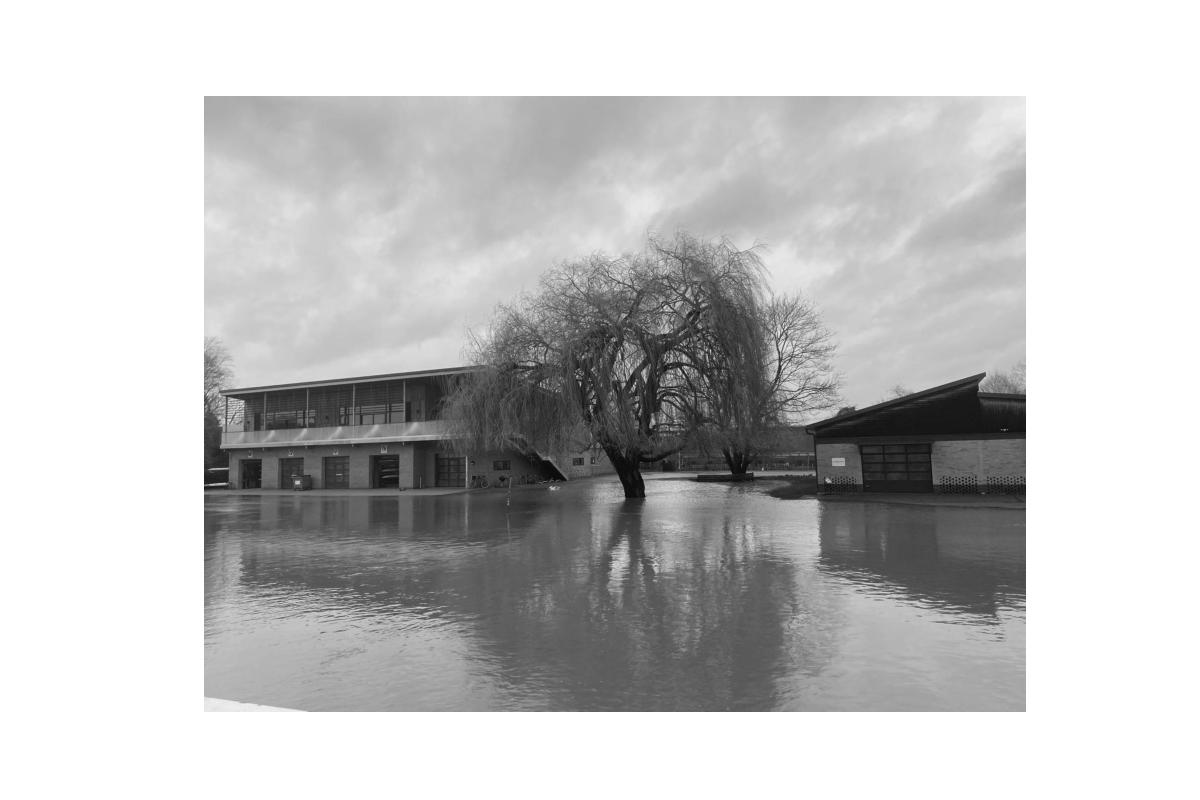
#> input picture data/river_side.jpeg, 1200 x 800 px
$ jupyter execute playground_q2c.ipynb
#> lines starting #> are read from the running program, lines starting #| are printed output that depends on the picture; after the words box and inside, x2 and y2 are one past the last pixel; in counts of white or black regions, pixels touching at a corner belong together
[cell 1]
# Open river_side.jpeg
from skimage import io
import matplotlib.pyplot as plt
import pywt
import numpy as np
from icecream import ic

# Imported helper funcs
def unstack_coeffs(Wim):
        L1, L2  = np.hsplit(Wim, 2)
        LL, HL = np.vsplit(L1, 2)
        LH, HH = np.vsplit(L2, 2)
        return LL, [LH, HL, HH]

def coeffs2img(LL, coeffs):
    LH, HL, HH = coeffs
    ic(LH.shape, HL.shape, HH.shape)
    return np.vstack((np.hstack((LL, LH)), np.hstack((HL, HH))))

def img2coeffs(Wim, levels=4):
    LL, c = unstack_coeffs(Wim)
    coeffs = [c]
    for i in range(levels-1):
        LL, c = unstack_coeffs(LL)
        coeffs.insert(0,c)
    coeffs.insert(0, LL)
    return coeffs

def dwt2(im):
    coeffs = pywt.wavedec2(im, wavelet='db4', mode='per', level=4)
    Wim, rest = coeffs[0], coeffs[1:]
    for levels in rest:
        Wim = coeffs2img(Wim, levels)
    return Wim

def idwt2(Wim):
    coeffs = img2coeffs(Wim, levels=4)
    return pywt.waverec2(coeffs, wavelet='db4', mode='per')

[cell 2]
# Read the image.
img = io.imread('data/river_side.jpeg')
#> img is the input picture: shape (800, 1200, 3); min 0, max 255, mean 195.9

# Convert RGB to gray scale.
img_gray = np.mean(img, axis=2)


# Apply DWT using the Daubechies wavelet 4 and 4 levels of decomposition.
Wim = dwt2(img_gray)
#> in dwt2, `coeffs = pywt.wavedec2(im, wavelet='db4', mode='per', level=4)`: coeffs = 5 items
#> the loop in dwt2, `for levels in rest:` made 4 passes
#> after the loop in dwt2, `for levels in rest:`:
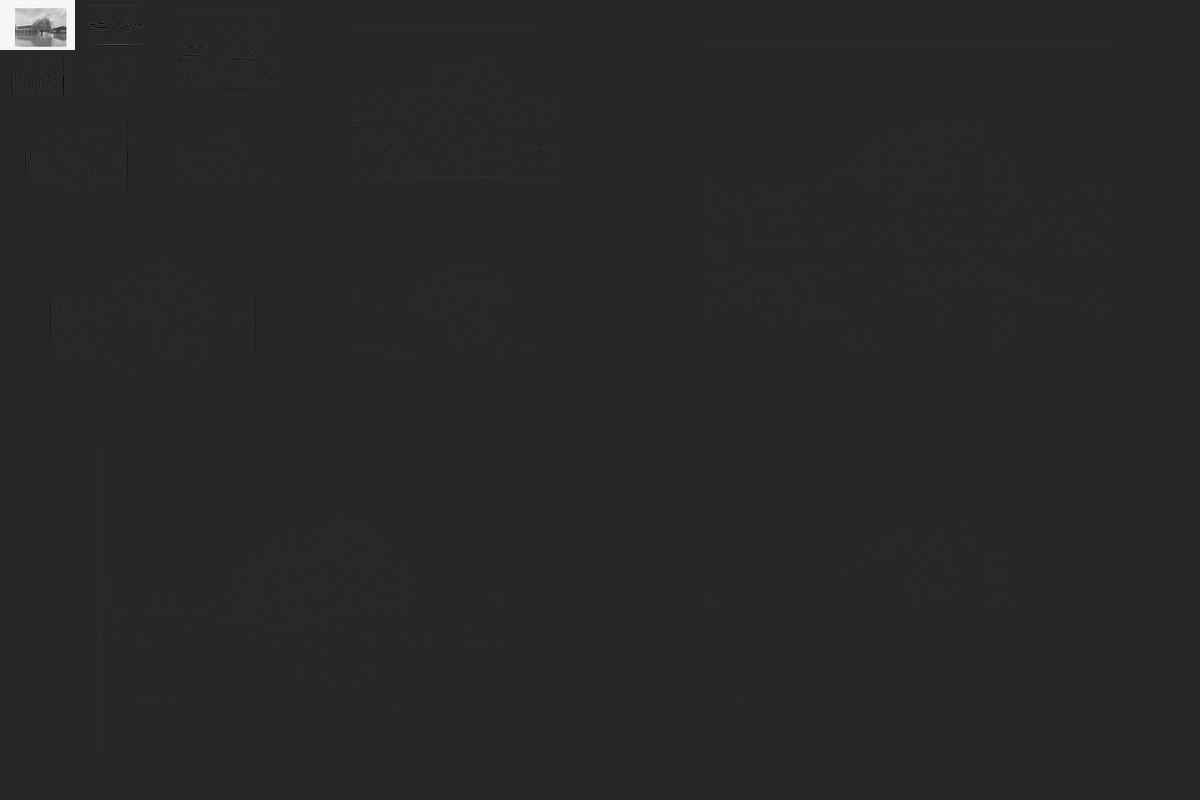
#> Wim: shape (800, 1200) float64; min -785.6, max 4254.4, mean 12.2; drawn with min black and max white

# Display the wavelet coefficients.
plt.figure()
plt.imshow(Wim, cmap='gray')
plt.axis('off')
plt.show()

# Threshold to view the largest 15% of the coefficients.
Wim_abs = np.abs(Wim)
Wim_threshold = np.abs(Wim) > np.percentile(Wim_abs, 85)
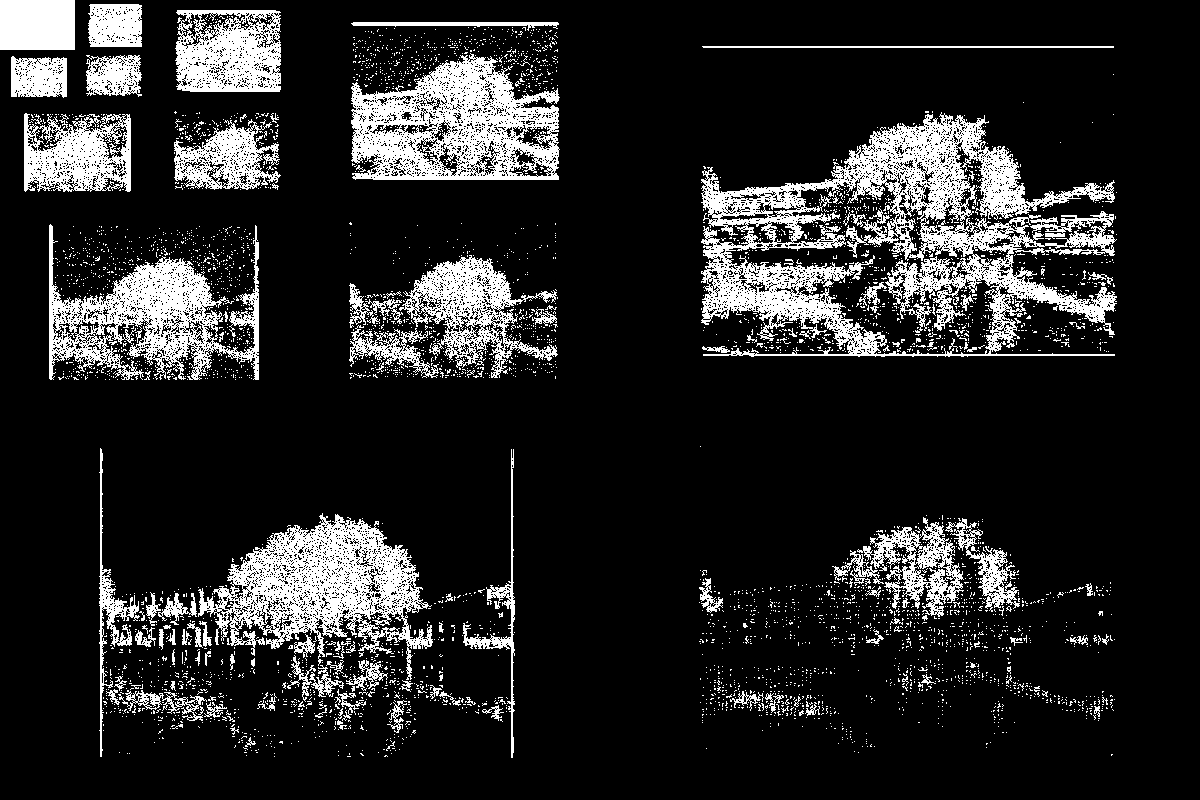
#> Wim_threshold: shape (800, 1200) bool; 15% white; 4318 white regions (4188 under 20 px), largest, box (x1, y1, x2, y2) and area: (701, 112, 1117, 357) 36559, (198, 513, 433, 680) 15853, (351, 53, 560, 180) 15469

plt.figure()
plt.imshow(Wim_threshold, cmap='gray')
plt.axis('off')
plt.show()

[cell 3]
# Apply inverse DWT to reconstruct the image.
img_reconstructed = idwt2(Wim)
#> in unstack_coeffs, `L1, L2  = np.hsplit(Wim, 2)`:
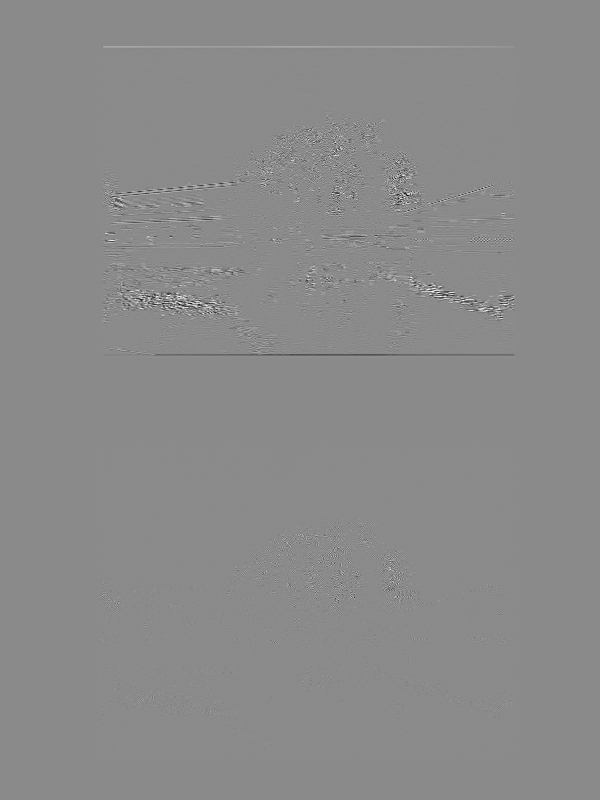
#> L2: shape (800, 600) float64; min -128.5, max 107.5, mean 0; drawn with min black and max white
#> in unstack_coeffs, `LH, HH = np.vsplit(L2, 2)`:
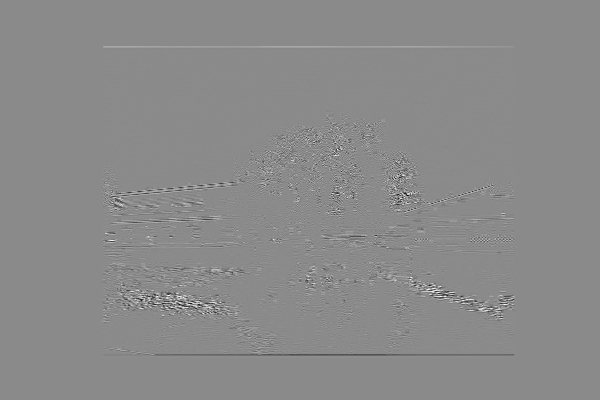
#> LH: shape (400, 600) float64; min -128.5, max 107.5, mean 0; drawn with min black and max white
#> in img2coeffs, `LL, c = unstack_coeffs(Wim)`: c = 3 items
#> the loop in img2coeffs, `for i in range(levels-1):` made 3 passes
#> pass 1, in unstack_coeffs (call 2), `L1, L2  = np.hsplit(Wim, 2)`:
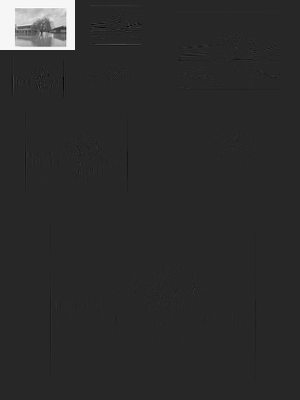
#> L1: shape (400, 300) float64; min -785.6, max 4254.4, mean 97.5; drawn with min black and max white
#> pass 1, in unstack_coeffs (call 2), `L1, L2  = np.hsplit(Wim, 2)`:
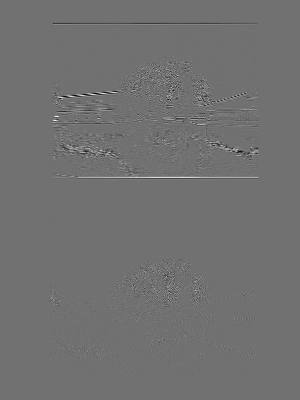
#> L2: shape (400, 300) float64; min -208.3, max 260, mean 0.1; drawn with min black and max white
#> pass 1, in unstack_coeffs (call 2), `LL, HL = np.vsplit(L1, 2)`:
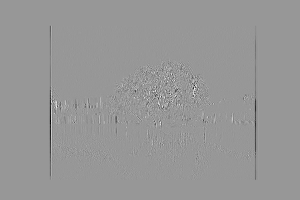
#> HL: shape (200, 300) float64; min -273.4, max 186.6, mean -0.5; drawn with min black and max white
#> after the loop in img2coeffs, `for i in range(levels-1):`: coeffs = 4 items
#> in idwt2, `coeffs = img2coeffs(Wim, levels=4)`: coeffs = 5 items
plt.imshow(img_reconstructed, cmap='gray')

[cell 4]
# Take a difference between the original and reconstructed images.
diff = img_gray - img_reconstructed

# Display the difference.
plt.figure()
plt.imshow(diff, cmap='gray')
plt.colorbar()

plt.title('Mean squared error: %.2f' % np.mean(diff**2))
plt.axis('off')
plt.show()

[cell 5]
# Retain a varying percentage of the largest coefficients.
proportions = [0.001, 0.02, 0.05, 0.1, 0.2]

# Initialize the figure.
plt.figure()

# Loop over the proportions.
for i, proportion in enumerate(proportions):
    # Copy the wavelet coefficients.
    Wim_copy = Wim.copy()
    Wim_abs = np.abs(Wim_copy)

    # Threshold the wavelet coefficients.
    Wim_copy[Wim_abs < np.percentile(Wim_abs, 100*(1-proportion))] = 0

    # Reconstruct the image using the thresholded coefficients.
    img_reconstructed = idwt2(Wim_copy)

    fig, ax = plt.subplots(1, 2, figsize=(10, 5))

    # Show the reconstruction
    ax[0].imshow(img_reconstructed, cmap='gray')
    ax[0].axis('off')
    ax[0].set_title(f'Proportion: {proportion}')

    # Plot the difference.
    diff = img_gray - img_reconstructed
    ax[1].imshow(diff, cmap='gray')
    ax[1].axis('off')
    ax[1].set_title(f'Difference: {np.round(np.mean(np.abs(diff)), 2)}')

    plt.show()
#> this loop made 5 passes
#> pass 1, in unstack_coeffs (call 5), `L1, L2  = np.hsplit(Wim, 2)`:
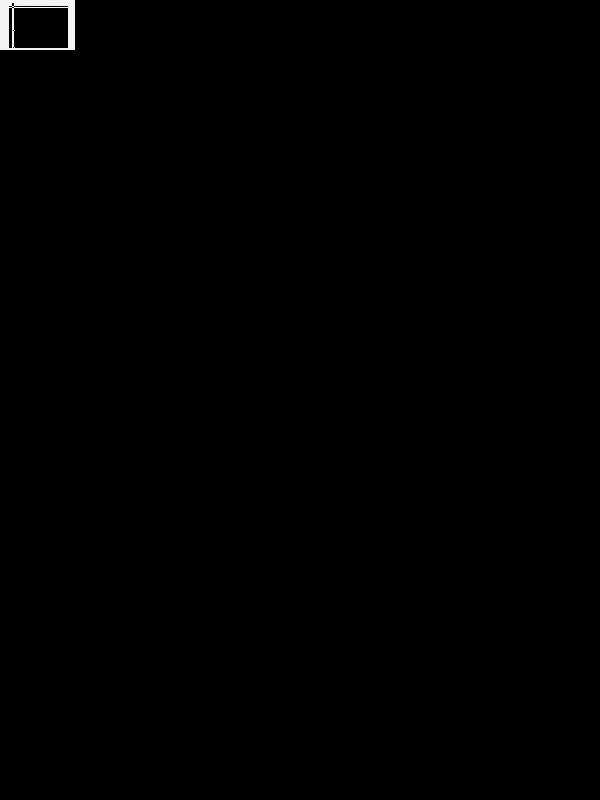
#> L1: shape (800, 600) float64; min 0, max 4254.4, mean 12; drawn with min black and max white
#> pass 1, `plt.show()`:
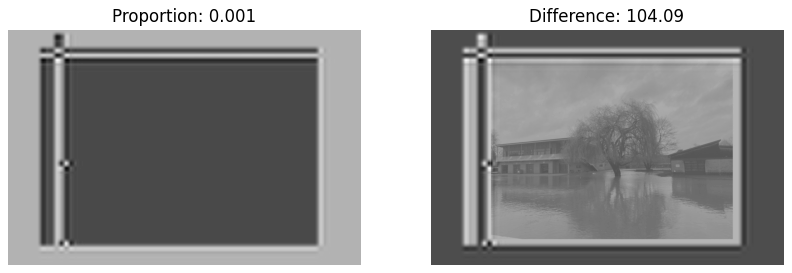
#> figure drawn by matplotlib, 2 panels
#> pass 2, `plt.show()`:
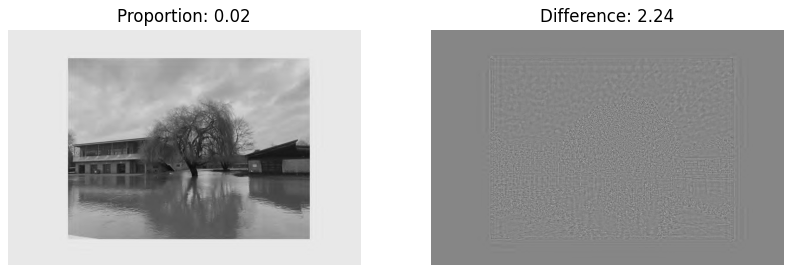
#> figure drawn by matplotlib, 2 panels
